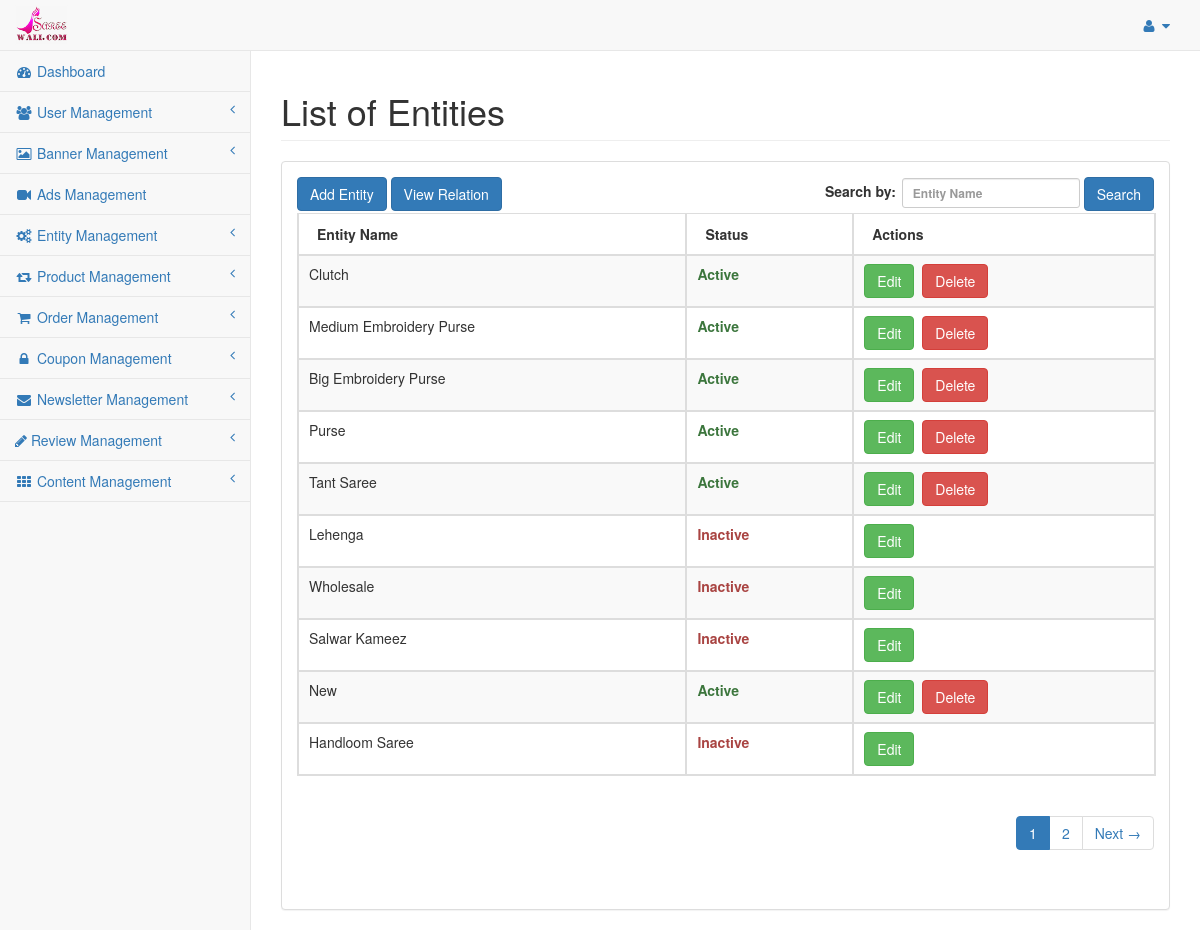
/index.php/admin/entity/entity_list, run on an earlier commit of the app's database.
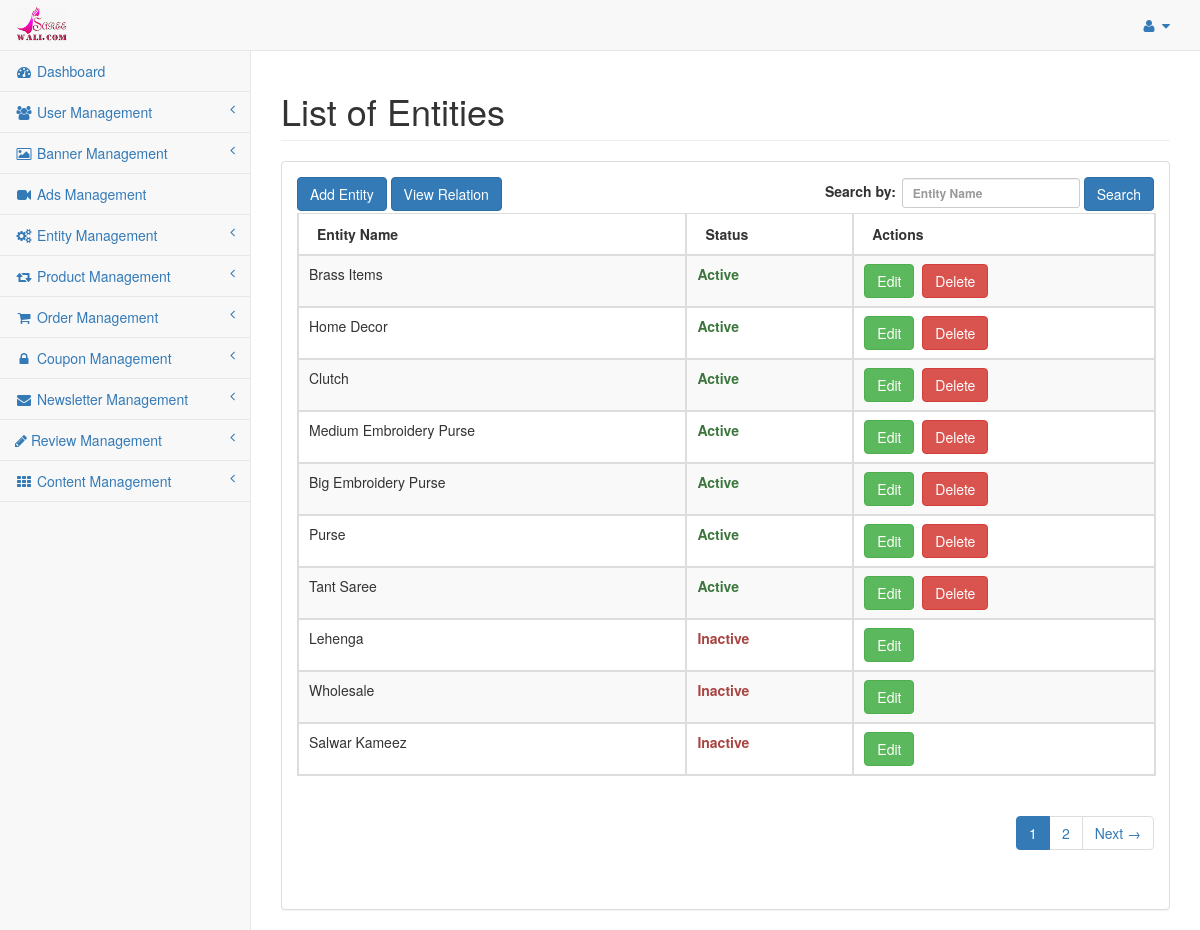
And on a later commit of the database.
### tables this page shows
CREATE TABLE `saree_entity` (
  `entity_id` int(11) NOT NULL,
  `name` varchar(255) NOT NULL,
  `description` tinytext NOT NULL,
  `image_path` varchar(255) NOT NULL,
  `slug` varchar(255) NOT NULL,
  `level` int(11) NOT NULL,
  `parent_id` int(11) NOT NULL,
  `sort_order` int(11) NOT NULL,
  `is_special` enum('Y','N') NOT NULL DEFAULT 'N',
  `status` enum('Y','N') NOT NULL DEFAULT 'N',
  `date_added` int(11) NOT NULL,
  `date_modified` int(11) NOT NULL
);

### application/controllers/admin/Entity.php (called while the page is built, shortened)
<?php if ( ! defined('BASEPATH')) exit('No direct script access allowed');
class Entity extends CI_Controller{
	public $data = array();
	public function __construct(){
		$this->load->model('entitydata');
		$this->load->model('productdata');
		$this->data = $this->defaultdata->getBackendDefaultData();
	}
	public function entity_list(){
		$like = array();
		parse_str($_SERVER['QUERY_STRING'], $like);
		unset($like['page']);
		$search_key = $this->input->get('name');
		if(isset($search_key) && $search_key){
			$this->data['search_key'] = $search_key;
		}else{
			$this->data['search_key'] = '';
		}
		$entity_data = $this->entitydata->grab_entity(array("parent_id !=" => "0"), $like, array());
		$config['base_url'] = base_url('admin/entity-list');
		$config['total_rows'] = count($entity_data);
		$pagination = $this->config->item('pagination');
		$pagination = array_merge($config, $pagination);
		$this->pagination->initialize($pagination);
		$this->data['page'] = ($this->input->get('page')) ? $this->input->get('page') : 0;
		$this->data['pagination'] = $this->pagination->create_links();
		$entity_paginated_data = $this->entitydata->grab_entity(array("parent_id !=" => "0"), $like, array(PAGINATION_PER_PAGE, $this->data['page']));
		$this->data['entity_details'] = $entity_paginated_data;
		$this->load->view('admin/entity_list', $this->data);
	}
}

### index.php (called while the page is built, shortened)
<?php
require_once BASEPATH.'core/CodeIgniter.php';

### application/models/Entitydata.php (called while the page is built, shortened)
<?php
class Entitydata extends CI_Model {
	public function grab_entity($cond = array(), $like = array(), $limit = array(), $order_by = array()){
		if(!empty($cond)){
			$this->db->where($cond);
		}
		if(!empty($limit)){
			$per_page = $limit[0];
			$offset = $limit[1];
			$start = max(0, ( $offset -1 ) * $per_page);
			$this->db->limit($per_page, $start);
		}
		if(!empty($order_by)){
			foreach($order_by as $key => $val){
				$this->db->order_by($key, $val);
			}
		}else{
			$this->db->order_by('date_added','desc');
		}
		$query = $this->db->get(TABLE_ENTITY);
		return $query->result();
	}
}

### application/views/admin/entity_list.php (the view, shortened to what the changed rows need)
<?php echo $head;?>
<div id="wrapper">
	<div id="page-wrapper" style="min-height: 374px;">
          <div class="row">
              <div class="col-lg-12">
                  <h1 class="page-header">List of Entities</h1>
              </div>
          </div>
          <div class="row">
              <div class="col-lg-12">
                  <div class="panel panel-default">
				<div class="panel-body">
					<div id="dataTables-example_wrapper" class="dataTables_wrapper form-inline dt-bootstrap no-footer">
					  <div class="row">
						 <div class="col-sm-12">
							<table width="100%" class="table table-striped table-bordered table-hover dataTable no-footer dtr-inline" id="dataTables-example" role="grid" aria-describedby="dataTables-example_info" style="width: 100%;">
							   <thead>
								  <tr role="row">
									 <th>Entity Name</th>
									 <th>Status</th>
									 <th>Actions</th>
								  </tr>
							   </thead>
							   <tbody>
							    <?php if(!empty($entity_details)){ ?>
								<?php foreach($entity_details AS $detail) {?>
								  <tr class="gradeA odd" role="row">
									 <td><?php echo $detail->name;?></td>
									 <td class="center"><?php echo ($detail->status == 'Y' ? '<strong class="text-success">Active</strong>' : '<strong class="text-danger">Inactive</strong>');?></td>
									 <td class="center">
										<a href="<?php echo base_url('admin/entity-edit/'.$detail->slug);?>" class="btn btn-success" title="Edit">Edit</a>&nbsp;
										<?php
											if($detail->status == 'Y'){
										?>
										<a href="javascript:void(0);" onclick="onDeleteConfirm('<?php echo base_url('admin/entity/entity_update/'.$detail->slug);?>');" class="btn btn-danger" title="Delete">Delete<a>						<?php
											}
										?>
									</td>
								  </tr>
								  <?php } ?>
								  <?php }else{ ?>
								  <tr class="gradeA odd" role="row"><td colspan="4" style="text-align:center;">No records found</td></tr>
								  <?php } ?>
							   </tbody>
							</table>
						 </div>
					  </div>
					</div>
					</div>
                  </div>
              </div>
          </div>
      </div>
</div>
<?php echo $footer; ?>

What changed in the data, as far as the page shows it:
no longer on this page (row unchanged): saree_entity: name "New", status "Active"
no longer on this page (row unchanged): saree_entity: name "Handloom Saree", status "Inactive"
added saree_entity: name "Brass Items", status "Active"
added saree_entity: name "Home Decor", status "Active"
